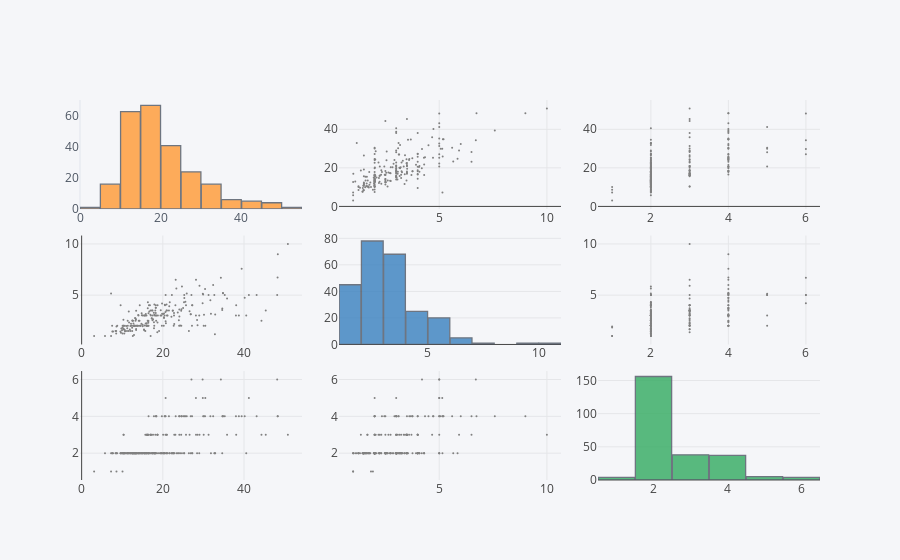

Notebook cell for this chart:
### Code cell
# plotly doesn't recognise numerical columns from a given df. so drop categorical and keep numerical
df.drop(['sex','smoker','day','time'],axis=1).scatter_matrix()

### Figure 1 — Plotly figure (JSON) as saved in the notebook; plotly's stock layout.template omitted (floating-point values rounded to 4 significant figures; data arrays with more than 128 entries replaced by an {"elided": "..."} marker saying what was removed)
{"data": [{"histfunc": "count", "histnorm": "", "marker": {"color": "rgba(255, 153, 51, 1.0)", "line": {"color": "#4D5663", "width": 1.3}}, "name": "total_bill", "nbinsx": 10, "opacity": 0.8, "orientation": "v", "type": "histogram", "x": {"elided": "244 float values"}, "xaxis": "x1", "yaxis": "y1"}, {"line": {"color": "rgba(128, 128, 128, 1.0)", "dash": "solid", "width": 1.3}, "marker": {"size": 2, "symbol": "dot"}, "mode": "markers", "name": "total_bill", "text": "", "type": "scatter", "x": {"elided": "244 float values"}, "xaxis": "x2", "y": {"elided": "244 float values"}, "yaxis": "y2"}, {"line": {"color": "rgba(128, 128, 128, 1.0)", "dash": "solid", "width": 1.3}, "marker": {"size": 2, "symbol": "dot"}, "mode": "markers", "name": "total_bill", "text": "", "type": "scatter", "x": {"elided": "244 int values"}, "xaxis": "x3", "y": {"elided": "244 float values"}, "yaxis": "y3"}, {"line": {"color": "rgba(128, 128, 128, 1.0)", "dash": "solid", "width": 1.3}, "marker": {"size": 2, "symbol": "dot"}, "mode": "markers", "name": "tip", "text": "", "type": "scatter", "x": {"elided": "244 float values"}, "xaxis": "x4", "y": {"elided": "244 float values"}, "yaxis": "y4"}, {"histfunc": "count", "histnorm": "", "marker": {"color": "rgba(55, 128, 191, 1.0)", "line": {"color": "#4D5663", "width": 1.3}}, "name": "tip", "nbinsx": 10, "opacity": 0.8, "orientation": "v", "type": "histogram", "x": {"elided": "244 float values"}, "xaxis": "x5", "yaxis": "y5"}, {"line": {"color": "rgba(128, 128, 128, 1.0)", "dash": "solid", "width": 1.3}, "marker": {"size": 2, "symbol": "dot"}, "mode": "markers", "name": "tip", "text": "", "type": "scatter", "x": {"elided": "244 int values"}, "xaxis": "x6", "y": {"elided": "244 float values"}, "yaxis": "y6"}, {"line": {"color": "rgba(128, 128, 128, 1.0)", "dash": "solid", "width": 1.3}, "marker": {"size": 2, "symbol": "dot"}, "mode": "markers", "name": "size", "text": "", "type": "scatter", "x": {"elided": "244 float values"}, "xaxis": "x7", "y": {"elided": "244 int values"}, "yaxis": "y7"}, {"line": {"color": "rgba(128, 128, 128, 1.0)", "dash": "solid", "width": 1.3}, "marker": {"size": 2, "symbol": "dot"}, "mode": "markers", "name": "size", "text": "", "type": "scatter", "x": {"elided": "244 float values"}, "xaxis": "x8", "y": {"elided": "244 int values"}, "yaxis": "y8"}, {"histfunc": "count", "histnorm": "", "marker": {"color": "rgba(50, 171, 96, 1.0)", "line": {"color": "#4D5663", "width": 1.3}}, "name": "size", "nbinsx": 10, "opacity": 0.8, "orientation": "v", "type": "histogram", "x": {"elided": "244 int values"}, "xaxis": "x9", "yaxis": "y9"}], "layout": {"bargap": 0.02, "legend": {"bgcolor": "#F5F6F9", "font": {"color": "#4D5663"}}, "paper_bgcolor": "#F5F6F9", "plot_bgcolor": "#F5F6F9", "showlegend": false, "titlefont": {"color": "#4D5663"}, "xaxis1": {"anchor": "y1", "domain": [0, 0.3], "gridcolor": "#E1E5ED", "showgrid": false, "tickfont": {"color": "#4D5663"}, "title": "", "titlefont": {"color": "#4D5663"}, "zerolinecolor": "#E1E5ED"}, "xaxis2": {"anchor": "y2", "domain": [0.35, 0.65]}, "xaxis3": {"anchor": "y3", "domain": [0.7, 1]}, "xaxis4": {"anchor": "y4", "domain": [0, 0.3]}, "xaxis5": {"anchor": "y5", "domain": [0.35, 0.65]}, "xaxis6": {"anchor": "y6", "domain": [0.7, 1]}, "xaxis7": {"anchor": "y7", "domain": [0, 0.3]}, "xaxis8": {"anchor": "y8", "domain": [0.35, 0.65]}, "xaxis9": {"anchor": "y9", "domain": [0.7, 1]}, "yaxis1": {"anchor": "x1", "domain": [0.7133, 1], "gridcolor": "#E1E5ED", "showgrid": false, "tickfont": {"color": "#4D5663"}, "title": "", "titlefont": {"color": "#4D5663"}, "zerolinecolor": "#E1E5ED"}, "yaxis2": {"anchor": "x2", "domain": [0.7133, 1]}, "yaxis3": {"anchor": "x3", "domain": [0.7133, 1]}, "yaxis4": {"anchor": "x4", "domain": [0.3567, 0.6433]}, "yaxis5": {"anchor": "x5", "domain": [0.3567, 0.6433]}, "yaxis6": {"anchor": "x6", "domain": [0.3567, 0.6433]}, "yaxis7": {"anchor": "x7", "domain": [0, 0.2867]}, "yaxis8": {"anchor": "x8", "domain": [0, 0.2867]}, "yaxis9": {"anchor": "x9", "domain": [0, 0.2867]}}}
